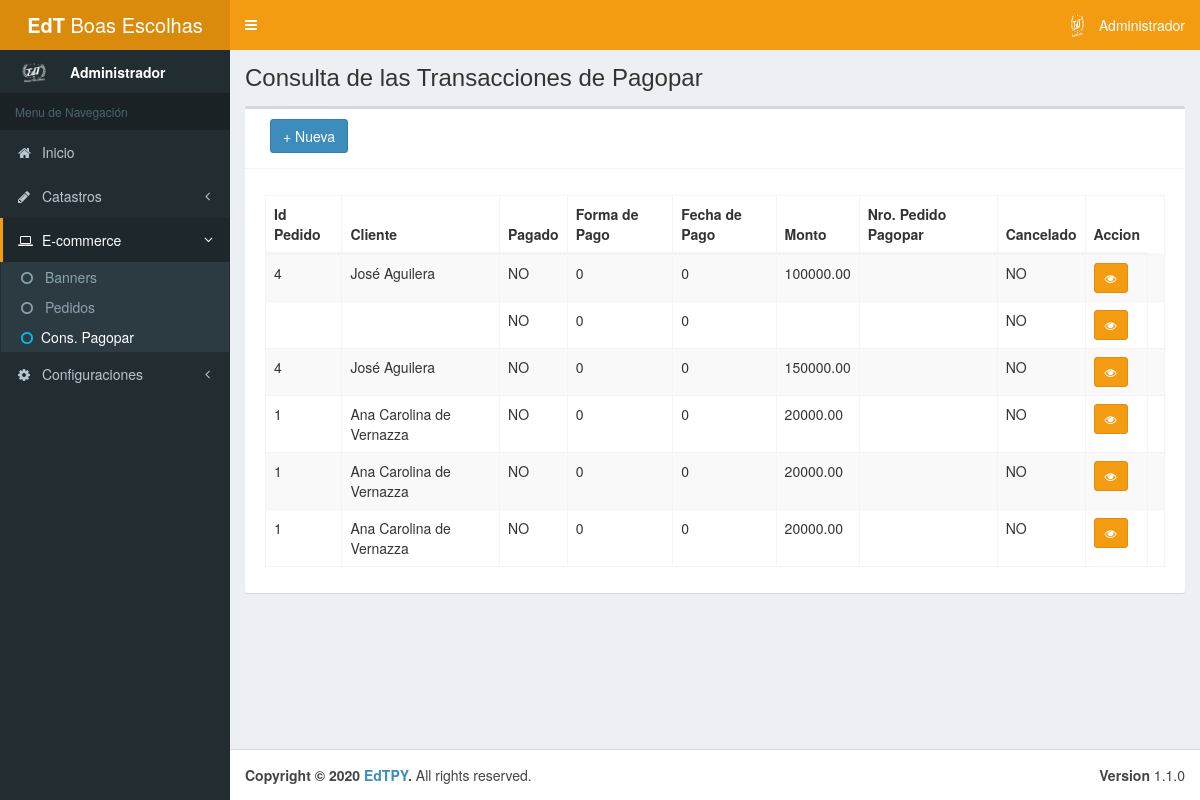
Before: /admin/consultapagopar.php (signed in) with the older database file.
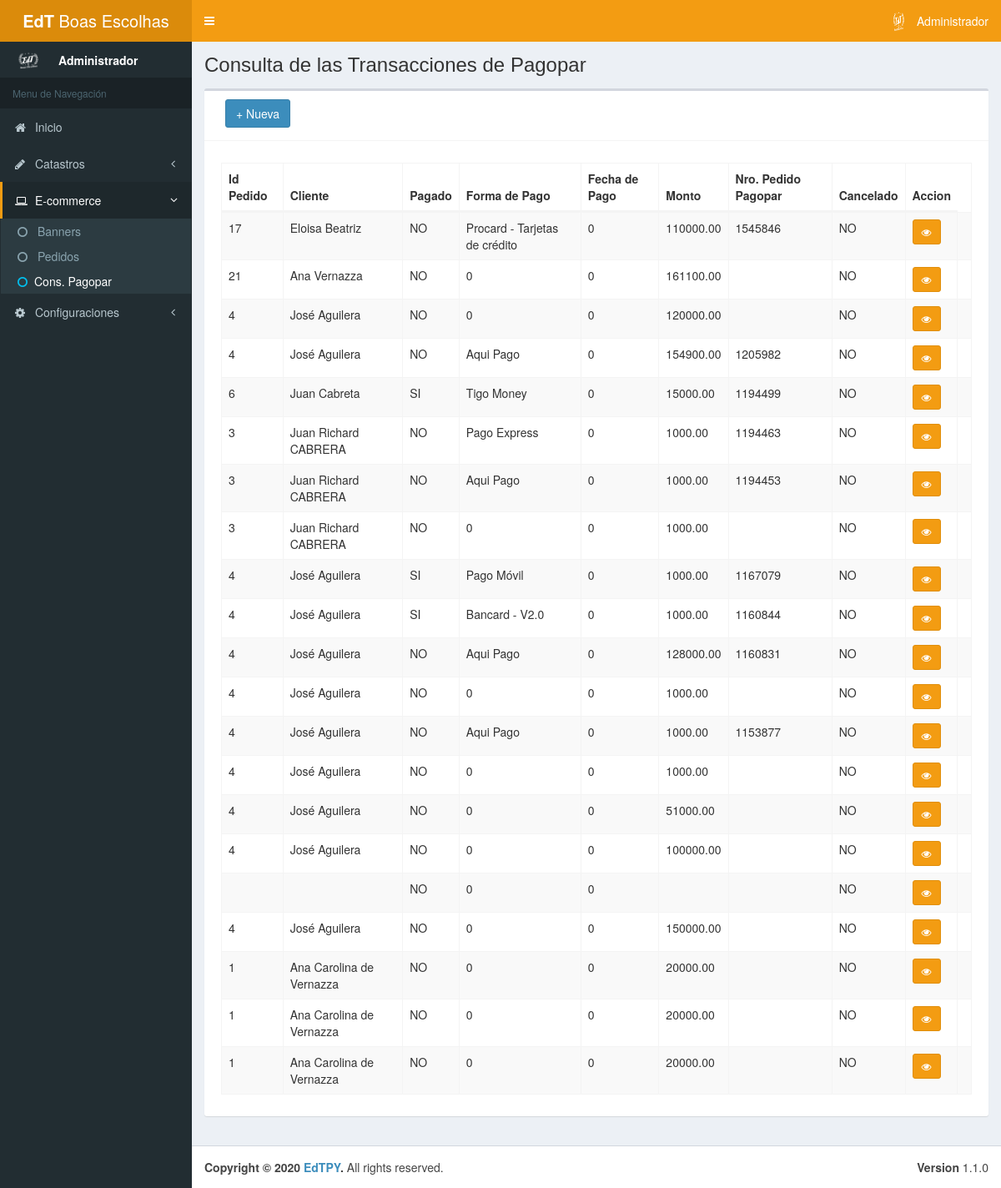
After: the same page with the newer database file.
### tables this page shows
CREATE TABLE `transactions` (
  `id` int(11) NOT NULL,
  `pagado` int(2) NOT NULL DEFAULT '0',
  `forma_pago` varchar(80) NOT NULL DEFAULT '0',
  `fecha_pago` varchar(80) NOT NULL DEFAULT '0',
  `monto` decimal(15,2) DEFAULT NULL,
  `fecha_maxima_pago` varchar(120) DEFAULT NULL,
  `hash_pedido` varchar(255) DEFAULT NULL,
  `numero_pedido` varchar(255) DEFAULT NULL,
  `cancelado` int(2) DEFAULT NULL,
  `forma_pago_identificador` int(2) DEFAULT NULL,
  `compradorId` int(11) DEFAULT NULL,
  `created` datetime DEFAULT CURRENT_TIMESTAMP,
  `updated` datetime DEFAULT NULL
);

CREATE TABLE `tb_cliente` (
  `id` int(11) NOT NULL,
  `nombre` varchar(80) NOT NULL,
  `apellido` varchar(80) DEFAULT NULL,
  `ruc` varchar(20) DEFAULT NULL COMMENT 'RUC, RG, CI',
  `documento` varchar(50) DEFAULT NULL,
  `razon_social` varchar(80) DEFAULT NULL,
  `mayorista` tinyint(1) NOT NULL,
  `telefono` varchar(20) DEFAULT NULL,
  `email` varchar(80) DEFAULT NULL,
  `url` varchar(80) DEFAULT NULL
);

### admin/consultapagopar.php (the view, shortened to what this page needs)
<!DOCTYPE html>
<html>
<head>
	<?php include 'includes/head.php'; ?>
</head>
<body class="hold-transition skin-yellow sidebar-mini">
	<div class="wrapper">
		<?php include 'includes/header.php'; ?>
		<?php include 'includes/aside.php'; ?>
		<div class="content-wrapper">
			<section class="content-header">
				<h1>
					Consulta de las Transacciones de Pagopar
				</h1>
			</section>
			<section class="content">
				<?php
				$transacciones = getAllTransactions();
				?>
				<div class="box">
					<div class="box-header with-border">
						<div class="col-md-3 pull-left">
							<button id="btnAdd" type="button" class="btn btn-primary" data-toggle="modal" data-target="#AddModal" style="margin-bottom: 5px;">+ Nueva</button>
						</div>
					</div>
					<div class="box-body">
						<div class="box-body table-responsive">
							<table class="table table-striped table-bordered display nowra" id="tabladatos">
							<thead>
								<tr>
									<th>Id Pedido</th>
									<th>Cliente</th>
									<th>Pagado</th>
									<th>Forma de Pago</th>
									<th>Fecha de Pago</th>
									<th>Monto</th>
									<th>Nro. Pedido Pagopar</th>
									<th>Cancelado</th>
									<th>Accion</th>
								</tr>
							</thead>
							<tbody>
								<?php
									if ($transacciones != null) {
										foreach ($transacciones as $row) {
								?>
								<tr>
									<td><?php echo $row['id'];?></td>
									<td><?php echo $row['nombre']." ".$row['apellido'];?></td>
									<td> <?php  if($row['pagado']==1){
											echo "SI";
										}else{
											echo "NO";
										}
										?>
									</td>
									<td> <?php echo $row['forma_pago'];?>
									<td> <?php echo $row['fecha_pago'];?>
									<td> <?php echo $row['monto'];?>
									<td> <?php echo $row['numero_pedido'];?>
									<td> <?php  if($row['cancelado']==1){
											echo "SI";
										}else{
											echo "NO";
										}
										?>
									</td>
									<td><a class="btn btn-warning btn-sm" href="consulta_transaccion.php?hash=<?php echo $row['hash_pedido']; ?>"> <i class="fa fa-eye"></i></a><td>
								</tr>
								<?php }}?>
							</tbody>
							</table>
						</div>
					</div>
				</div>
			</section>
		</div>
		<?php
		function getAllTransactions () {
			$connection = conn();
			$sql = "SELECT transactions.*, tb_cliente.* FROM transactions
					LEFT JOIN tb_cliente ON transactions.compradorId = tb_cliente.id
					ORDER BY transactions.id DESC";
			$query = $connection->prepare($sql);
			$query->execute();
			if ($query->rowCount() > 0) {
				$result= $query->fetchAll();
			} else {
				$result = null;
			}
			return $result;
		}
		?>
		<?php include "includes/footer.php"; ?>
	</div>
</body>
</html>

Changed rows visible on the page:
added transactions: tb_cliente.id "17", tb_cliente.nombre "Eloisa", tb_cliente.apellido "Beatriz", pagado "NO", forma_pago "Procard - Tarjetas de crédito", fecha_pago "0", monto "110000.00", numero_pedido "1545846", cancelado "NO"
added transactions: tb_cliente.id "21", tb_cliente.nombre "Ana", tb_cliente.apellido "Vernazza", pagado "NO", forma_pago "0", fecha_pago "0", monto "161100.00"
added transactions: tb_cliente.id "4", tb_cliente.nombre "José", tb_cliente.apellido "Aguilera", pagado "NO", forma_pago "0", fecha_pago "0", monto "120000.00"
added transactions: tb_cliente.id "4", tb_cliente.nombre "José", tb_cliente.apellido "Aguilera", pagado "NO", forma_pago "Aqui Pago", fecha_pago "0", monto "154900.00", numero_pedido "1205982", cancelado "NO"
added transactions: tb_cliente.id "6", tb_cliente.nombre "Juan", tb_cliente.apellido "Cabreta", pagado "SI", forma_pago "Tigo Money", fecha_pago "0", monto "15000.00", numero_pedido "1194499", cancelado "NO"
added transactions: tb_cliente.id "3", tb_cliente.nombre "Juan Richard", tb_cliente.apellido "CABRERA", pagado "NO", forma_pago "Pago Express", fecha_pago "0", monto "1000.00", numero_pedido "1194463", cancelado "NO"
added transactions: tb_cliente.id "3", tb_cliente.nombre "Juan Richard", tb_cliente.apellido "CABRERA", pagado "NO", forma_pago "Aqui Pago", fecha_pago "0", monto "1000.00", numero_pedido "1194453", cancelado "NO"
added transactions: tb_cliente.id "3", tb_cliente.nombre "Juan Richard", tb_cliente.apellido "CABRERA", pagado "NO", forma_pago "0", fecha_pago "0", monto "1000.00"
added transactions: tb_cliente.id "4", tb_cliente.nombre "José", tb_cliente.apellido "Aguilera", pagado "SI", forma_pago "Pago Móvil", fecha_pago "0", monto "1000.00", numero_pedido "1167079", cancelado "NO"
added transactions: tb_cliente.id "4", tb_cliente.nombre "José", tb_cliente.apellido "Aguilera", pagado "SI", forma_pago "Bancard - V2.0", fecha_pago "0", monto "1000.00", numero_pedido "1160844", cancelado "NO"
added transactions: tb_cliente.id "4", tb_cliente.nombre "José", tb_cliente.apellido "Aguilera", pagado "NO", forma_pago "Aqui Pago", fecha_pago "0", monto "128000.00", numero_pedido "1160831", cancelado "NO"
added transactions: tb_cliente.id "4", tb_cliente.nombre "José", tb_cliente.apellido "Aguilera", pagado "NO", forma_pago "0", fecha_pago "0", monto "1000.00"
added transactions: tb_cliente.id "4", tb_cliente.nombre "José", tb_cliente.apellido "Aguilera", pagado "NO", forma_pago "Aqui Pago", fecha_pago "0", monto "1000.00", numero_pedido "1153877", cancelado "NO"
added transactions: tb_cliente.id "4", tb_cliente.nombre "José", tb_cliente.apellido "Aguilera", pagado "NO", forma_pago "0", fecha_pago "0", monto "1000.00"
added transactions: tb_cliente.id "4", tb_cliente.nombre "José", tb_cliente.apellido "Aguilera", pagado "NO", forma_pago "0", fecha_pago "0", monto "51000.00"
